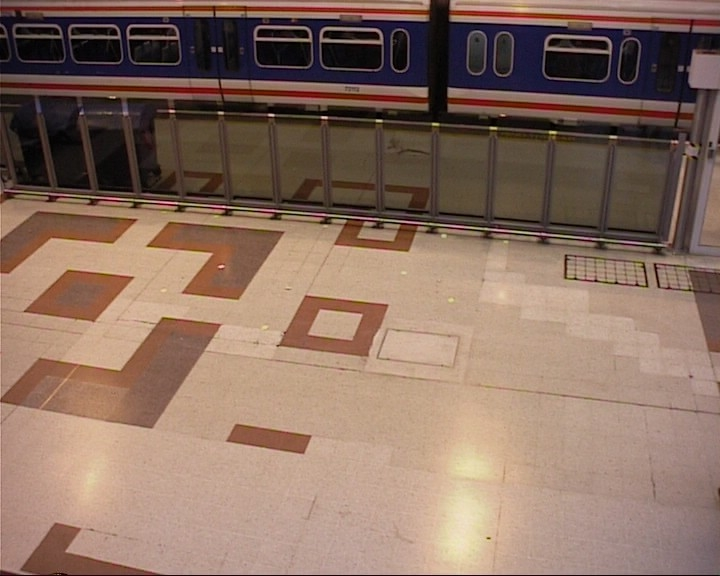
%> input picture CS-484/Homework 1/Part_4/station/0.png, 720 x 576 px; its folder holds 3 pictures in this run
$ octave Ans_4.m   (GNU Octave 9; MATLAB toolbox functions it lacks are replaced by stand-ins)
%> lines starting %> are read from the running program, lines starting %| are printed output that depends on the picture
% Ali Altaf Salemwala
% 21500413
%
% Source code and script to the answer of question 4

dir = 'Part_4/';
for_station(strcat(dir, 'station/'));
% [2 lines not run here, left out]
function for_station(dir)
frames = get_frames(dir);

show_n_save(frames{1}, strcat(dir, "Station Background Frame.png"));

station_frame_2(frames{1}, frames{2}, dir);
station_frame_3(frames{1}, frames{3}, dir);
station_frame_4(frames{1}, frames{4}, dir);
end

% [121 lines left out: functions station_frame_2, station_frame_3, station_frame_4, for_copier, copy_machine_frame_2, copy_machine_frame_3 and 1 more, not called in this run]


function frames = get_frames(dir)
%> called with dir = 'Part_4/station/'
frame_1 = rgb2gray(imread(strcat(dir, "0.png")));
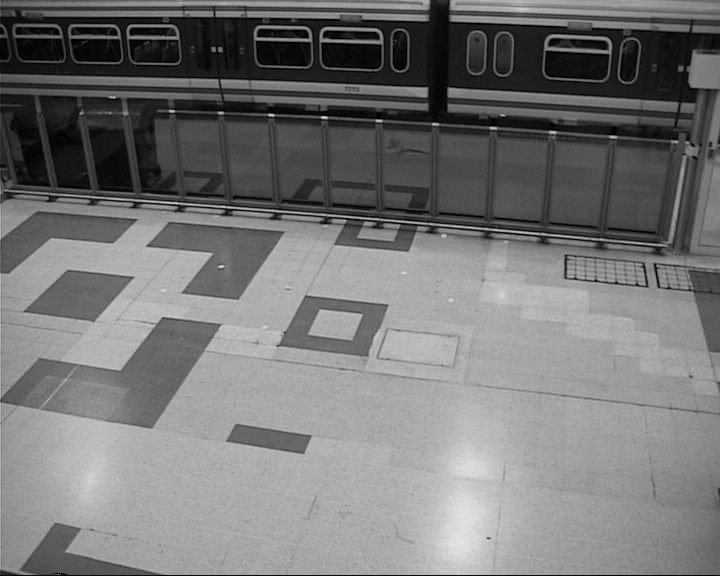
%> frame_1: size 576x720 uint8; min 0, max 229, mean 117.9
frame_2 = rgb2gray(imread(strcat(dir, "1.png")));
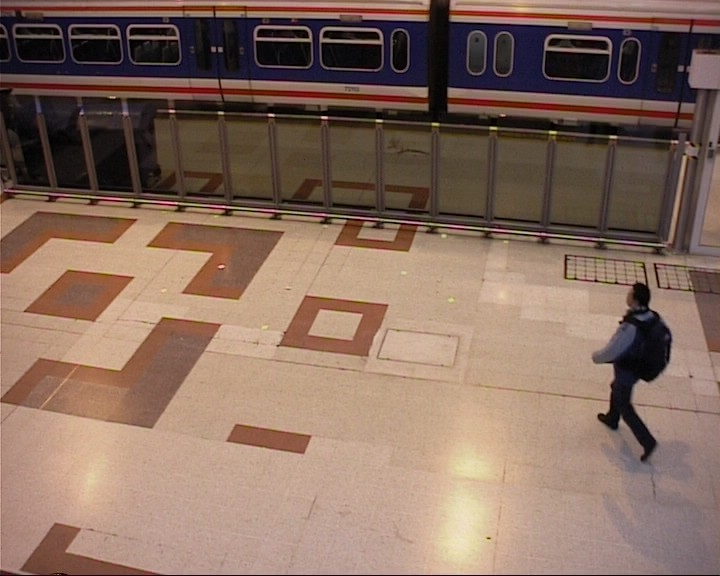
%> input picture CS-484/Homework 1/Part_4/station/1.png, 720 x 576 px
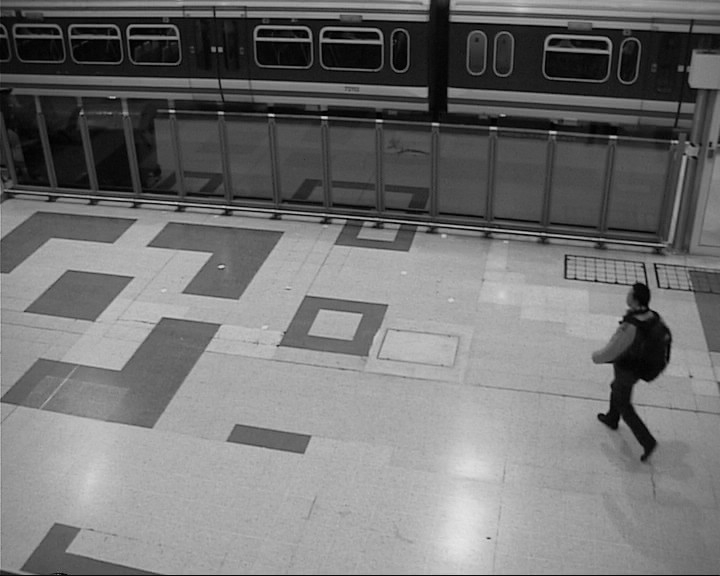
%> frame_2: size 576x720 uint8; min 0, max 231, mean 115.2
frame_3 = rgb2gray(imread(strcat(dir, "2.png")));
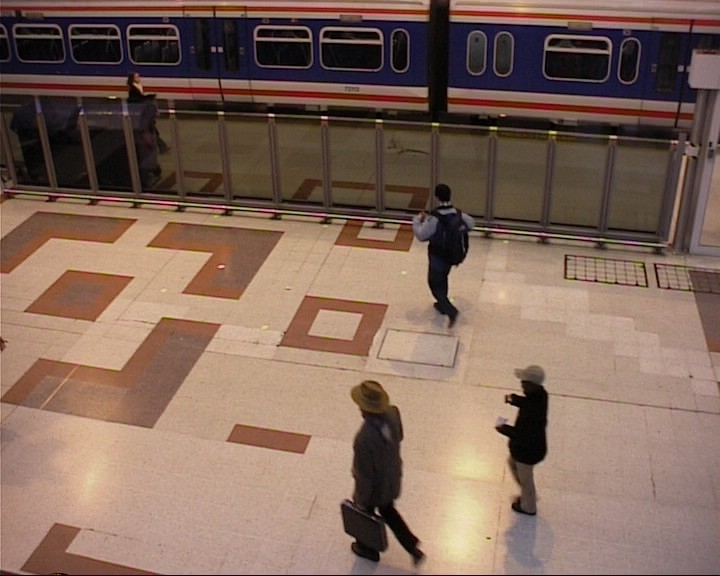
%> input picture CS-484/Homework 1/Part_4/station/2.png, 720 x 576 px
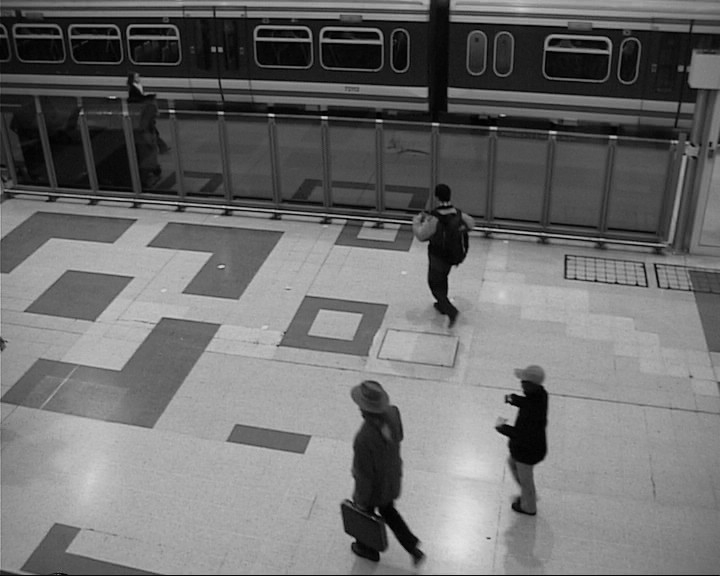
%> frame_3: size 576x720 uint8; min 0, max 228, mean 110.7
%> (the run ends here)
